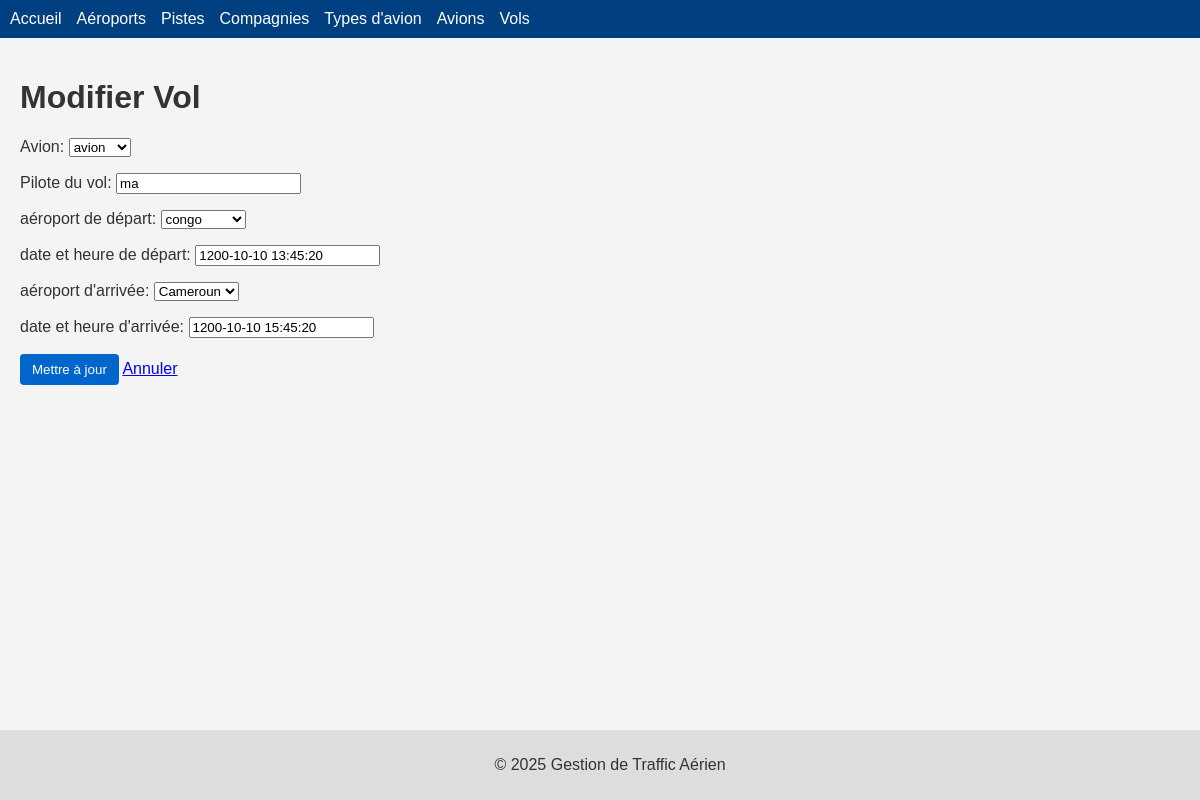
Screenshot of /flights/6/edit/ with the database file from the repository.
### avion/models.py (models this page shows, shortened)
class Vols(models.Model):
    avions = models.ForeignKey('Avions', on_delete=models.CASCADE, default=None)
    pilote = models.CharField(max_length=100, blank=False)
    aeroports_dep = models.ForeignKey('Aeroports', on_delete=models.CASCADE, related_name='vols_depart')
    h_dep = models.DateTimeField()
    aeroports_arr = models.ForeignKey('Aeroports', on_delete=models.CASCADE, related_name='vols_arrivee')
    h_arr = models.DateTimeField()

### avion/views.py (the view)
# urls.py: path('flights/<int:id>/edit/', views.updateVols, name='updateVols'),
def updateVols(request, id):
    inst = get_object_or_404(models.Vols, pk=id)
    if request.method == "POST":
        form = volsForm(request.POST, request.FILES, instance=inst)
        if form.is_valid():
            form.save()
            return redirect('avion:afficheVols')
    else:
        form = volsForm(instance=inst)
    return render(request, "avion/updateVols.html", {"form": form, "id": id})

### avion/forms.py
class volsForm(ModelForm):
    class Meta:
        model = models.Vols
        fields = ('avions', 'pilote', 'aeroports_dep', 'h_dep', 'aeroports_arr', 'h_arr')
        labels = {
        'avions' : _('Avion'),
        'pilote' : _('Pilote du vol') ,
        'aeroports_dep' : _('aéroport de départ'),
        'h_dep' : _('date et heure de départ'),
        'aeroports_arr' : _("aéroport d'arrivée"),
        'h_arr' : _("date et heure d'arrivée")
        }

### avion/models.py (called while the page is built)
    def __str__(self):
        return self.nom

    def __str__(self):
        return self.nom

### avion/templates/avion/updateVols.html (shortened to what this page needs)
{% extends 'base.html' %}
{% block content %}
<h1>Modifier Vol</h1>
<form method="post">
  {{ form.as_p }}
  <button type="submit">Mettre à jour</button>
  <a href="{% url 'avion:afficheVols' %}">Annuler</a>
</form>
{% endblock %}

### avion/static/avion/style.css (style rules this page uses)
body { font-family: Arial, sans-serif; margin: 0; padding: 0; background: #f4f4f4; color: #333; }
.btn, button { display: inline-block; padding: 8px 12px; background: #0066cc; color: #fff; text-decoration: none; border: none; border-radius: 4px; cursor: pointer; }

### rows the page displays
Vols: avions "avion", pilote "ma", aeroports_dep "congo", h_dep "1200-10-10 13:45:20", aeroports_arr "Cameroun", h_arr "1200-10-10 15:45:20"
